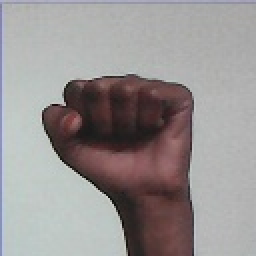
#> input picture ISLR Code Implementation/Sample Dataset/Testing Dataset/00.jpg, 128 x 128 px, given in place of the camera (shown 2 times larger)
$ python collect-data.py
#> lines starting #> are read from the running program, lines starting #| are printed output that depends on the picture; after the words box and inside, x2 and y2 are one past the last pixel; in counts of white or black regions, pixels touching at a corner belong together
import cv2
import numpy as np
import os
import string


# Create the directory structure
if not os.path.exists("myData"):
    os.makedirs("myData")
if not os.path.exists("myData/train"):
    os.makedirs("myData/train")
if not os.path.exists("myData/test"):
    os.makedirs("myData/test")

for i in range(1):
    if not os.path.exists("myData/train/" + str(i)):
        os.makedirs("myData/train/" + str(i))
    if not os.path.exists("myData/test/" + str(i)):
        os.makedirs("myData/test/" + str(i))


for i in string.ascii_uppercase + string.digits:
    if not os.path.exists("myData/train/" + i):
        os.makedirs("myData/train/" + i)
    if not os.path.exists("myData/test/" + i):
        os.makedirs("myData/test/" + i)


# Train or test
mode = "train"
directory = "myData/" + mode + "/"
minValue = 90

cap = cv2.VideoCapture(cv2.CAP_DSHOW)
cap.set(cv2.CAP_PROP_FRAME_WIDTH, 640)
cap.set(cv2.CAP_PROP_FRAME_HEIGHT, 480)
interrupt = -1

while True:
    _, frame = cap.read()
#> frame is the input picture: shape (128, 128, 3); mean B, G, R 146.9, 147.2, 152.2
    # Simulating mirror image
    frame = cv2.flip(frame, 1)

    # Getting count of existing images
    count = {
        "0": len(os.listdir(directory + "/0")),
        "1": len(os.listdir(directory + "/1")),
        "2": len(os.listdir(directory + "/2")),
        "3": len(os.listdir(directory + "/3")),
        "4": len(os.listdir(directory + "/4")),
        "5": len(os.listdir(directory + "/5")),
        "6": len(os.listdir(directory + "/6")),
        "7": len(os.listdir(directory + "/7")),
        "8": len(os.listdir(directory + "/8")),
        "9": len(os.listdir(directory + "/9")),
        "a": len(os.listdir(directory + "/A")),
        "b": len(os.listdir(directory + "/B")),
        "c": len(os.listdir(directory + "/C")),
        "d": len(os.listdir(directory + "/D")),
        "e": len(os.listdir(directory + "/E")),
        "f": len(os.listdir(directory + "/F")),
        "g": len(os.listdir(directory + "/G")),
        "h": len(os.listdir(directory + "/H")),
        "i": len(os.listdir(directory + "/I")),
        "j": len(os.listdir(directory + "/J")),
        "k": len(os.listdir(directory + "/K")),
        "l": len(os.listdir(directory + "/L")),
        "m": len(os.listdir(directory + "/M")),
        "n": len(os.listdir(directory + "/N")),
        "o": len(os.listdir(directory + "/O")),
        "p": len(os.listdir(directory + "/P")),
        "q": len(os.listdir(directory + "/Q")),
        "r": len(os.listdir(directory + "/R")),
        "s": len(os.listdir(directory + "/S")),
        "t": len(os.listdir(directory + "/T")),
        "u": len(os.listdir(directory + "/U")),
        "v": len(os.listdir(directory + "/V")),
        "w": len(os.listdir(directory + "/W")),
        "x": len(os.listdir(directory + "/X")),
        "y": len(os.listdir(directory + "/Y")),
        "z": len(os.listdir(directory + "/Z")),
    }

    # Printing the count in each set to the screen
    cv2.putText(
        frame,
        "0 : " + str(count["0"]),
        (10, 80),
        cv2.FONT_HERSHEY_PLAIN,
        1,
        (0, 255, 255),
        1,
    )
#> frame: shape (128, 128, 3); mean B, G, R 146.5, 147.5, 152.5
    cv2.putText(
        frame,
        "1 : " + str(count["1"]),
        (10, 90),
        cv2.FONT_HERSHEY_PLAIN,
        1,
        (0, 255, 255),
        1,
    )
#> frame: shape (128, 128, 3); mean B, G, R 146.1, 147.8, 152.8
    cv2.putText(
        frame,
        "2 : " + str(count["2"]),
        (10, 100),
        cv2.FONT_HERSHEY_PLAIN,
        1,
        (0, 255, 255),
        1,
    )
#> frame: shape (128, 128, 3); mean B, G, R 145.7, 148.2, 153.1
    cv2.putText(
        frame,
        "3 : " + str(count["3"]),
        (10, 110),
        cv2.FONT_HERSHEY_PLAIN,
        1,
        (0, 255, 255),
        1,
    )
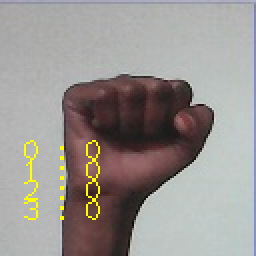
#> frame: shape (128, 128, 3) (shown 2 times larger); mean B, G, R 145.3, 148.7, 153.5
    cv2.putText(
        frame,
        "4 : " + str(count["4"]),
        (10, 120),
        cv2.FONT_HERSHEY_PLAIN,
        1,
        (0, 255, 255),
        1,
    )
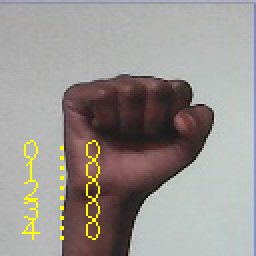
#> frame: shape (128, 128, 3) (shown 2 times larger); 0.32% of pixels changed, all inside (x1, y1, x2, y2) = (11, 110, 50, 120)
    cv2.putText(
        frame,
        "5 : " + str(count["5"]),
        (10, 130),
        cv2.FONT_HERSHEY_PLAIN,
        1,
        (0, 255, 255),
        1,
    )
    cv2.putText(
        frame,
        "6 : " + str(count["6"]),
        (10, 140),
        cv2.FONT_HERSHEY_PLAIN,
        1,
        (0, 255, 255),
        1,
    )
    cv2.putText(
        frame,
        "7 : " + str(count["7"]),
        (10, 150),
        cv2.FONT_HERSHEY_PLAIN,
        1,
        (0, 255, 255),
        1,
    )
    cv2.putText(
        frame,
        "8 : " + str(count["8"]),
        (10, 160),
        cv2.FONT_HERSHEY_PLAIN,
        1,
        (0, 255, 255),
        1,
    )
    cv2.putText(
        frame,
        "9 : " + str(count["9"]),
        (10, 170),
        cv2.FONT_HERSHEY_PLAIN,
        1,
        (0, 255, 255),
        1,
    )
    cv2.putText(
        frame,
        "a : " + str(count["a"]),
        (10, 180),
        cv2.FONT_HERSHEY_PLAIN,
        1,
        (0, 255, 255),
        1,
    )
    cv2.putText(
        frame,
        "b : " + str(count["b"]),
        (10, 190),
        cv2.FONT_HERSHEY_PLAIN,
        1,
        (0, 255, 255),
        1,
    )
    cv2.putText(
        frame,
        "c : " + str(count["c"]),
        (10, 200),
        cv2.FONT_HERSHEY_PLAIN,
        1,
        (0, 255, 255),
        1,
    )
    cv2.putText(
        frame,
        "d : " + str(count["d"]),
        (10, 210),
        cv2.FONT_HERSHEY_PLAIN,
        1,
        (0, 255, 255),
        1,
    )
    cv2.putText(
        frame,
        "e : " + str(count["e"]),
        (10, 220),
        cv2.FONT_HERSHEY_PLAIN,
        1,
        (0, 255, 255),
        1,
    )
    cv2.putText(
        frame,
        "f : " + str(count["f"]),
        (10, 230),
        cv2.FONT_HERSHEY_PLAIN,
        1,
        (0, 255, 255),
        1,
    )
    cv2.putText(
        frame,
        "g : " + str(count["g"]),
        (10, 240),
        cv2.FONT_HERSHEY_PLAIN,
        1,
        (0, 255, 255),
        1,
    )
    cv2.putText(
        frame,
        "h : " + str(count["h"]),
        (10, 250),
        cv2.FONT_HERSHEY_PLAIN,
        1,
        (0, 255, 255),
        1,
    )
    cv2.putText(
        frame,
        "i : " + str(count["i"]),
        (10, 260),
        cv2.FONT_HERSHEY_PLAIN,
        1,
        (0, 255, 255),
        1,
    )
    cv2.putText(
        frame,
        "j : " + str(count["j"]),
        (10, 270),
        cv2.FONT_HERSHEY_PLAIN,
        1,
        (0, 255, 255),
        1,
    )
    cv2.putText(
        frame,
        "k : " + str(count["k"]),
        (10, 280),
        cv2.FONT_HERSHEY_PLAIN,
        1,
        (0, 255, 255),
        1,
    )
    cv2.putText(
        frame,
        "l : " + str(count["l"]),
        (10, 290),
        cv2.FONT_HERSHEY_PLAIN,
        1,
        (0, 255, 255),
        1,
    )
    cv2.putText(
        frame,
        "m : " + str(count["m"]),
        (10, 300),
        cv2.FONT_HERSHEY_PLAIN,
        1,
        (0, 255, 255),
        1,
    )
    cv2.putText(
        frame,
        "n : " + str(count["n"]),
        (10, 310),
        cv2.FONT_HERSHEY_PLAIN,
        1,
        (0, 255, 255),
        1,
    )
    cv2.putText(
        frame,
        "o : " + str(count["o"]),
        (10, 320),
        cv2.FONT_HERSHEY_PLAIN,
        1,
        (0, 255, 255),
        1,
    )
    cv2.putText(
        frame,
        "p : " + str(count["p"]),
        (10, 330),
        cv2.FONT_HERSHEY_PLAIN,
        1,
        (0, 255, 255),
        1,
    )
    cv2.putText(
        frame,
        "q : " + str(count["q"]),
        (10, 340),
        cv2.FONT_HERSHEY_PLAIN,
        1,
        (0, 255, 255),
        1,
    )
    cv2.putText(
        frame,
        "r : " + str(count["r"]),
        (10, 350),
        cv2.FONT_HERSHEY_PLAIN,
        1,
        (0, 255, 255),
        1,
    )
    cv2.putText(
        frame,
        "s : " + str(count["s"]),
        (10, 360),
        cv2.FONT_HERSHEY_PLAIN,
        1,
        (0, 255, 255),
        1,
    )
    cv2.putText(
        frame,
        "t : " + str(count["t"]),
        (10, 370),
        cv2.FONT_HERSHEY_PLAIN,
        1,
        (0, 255, 255),
        1,
    )
    cv2.putText(
        frame,
        "u : " + str(count["u"]),
        (10, 380),
        cv2.FONT_HERSHEY_PLAIN,
        1,
        (0, 255, 255),
        1,
    )
    cv2.putText(
        frame,
        "v : " + str(count["v"]),
        (10, 390),
        cv2.FONT_HERSHEY_PLAIN,
        1,
        (0, 255, 255),
        1,
    )
    cv2.putText(
        frame,
        "w : " + str(count["w"]),
        (10, 400),
        cv2.FONT_HERSHEY_PLAIN,
        1,
        (0, 255, 255),
        1,
    )
    cv2.putText(
        frame,
        "x : " + str(count["x"]),
        (10, 410),
        cv2.FONT_HERSHEY_PLAIN,
        1,
        (0, 255, 255),
        1,
    )
    cv2.putText(
        frame,
        "y : " + str(count["y"]),
        (10, 420),
        cv2.FONT_HERSHEY_PLAIN,
        1,
        (0, 255, 255),
        1,
    )
    cv2.putText(
        frame,
        "z : " + str(count["z"]),
        (10, 430),
        cv2.FONT_HERSHEY_PLAIN,
        1,
        (0, 255, 255),
        1,
    )

    # Coordinates of the ROI
    x1 = int(0.5 * frame.shape[1])
#> x1 = 64
    y1 = 10
    x2 = frame.shape[1] - 10
#> x2 = 118
    y2 = int(0.5 * frame.shape[1])
#> y2 = 64

    # Drawing the ROI
    # The increment/decrement by 1 is to compensate for the bounding box
    cv2.rectangle(frame, (x1, y1 + 4), (x2, y2 + 2), (255, 0, 0), 1)
    # Extracting the ROI
    roi = frame[y1 : x1 + 1, y2 : x2 - 1]
    # roi = frame[10:410, 220:520]
    roi = cv2.resize(roi, (128, 128))
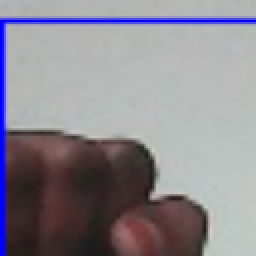
#> roi: shape (128, 128, 3) (shown 2 times larger); mean B, G, R 144.3, 136.6, 141

    cv2.imshow("Frame", frame)
    gray = cv2.cvtColor(roi, cv2.COLOR_BGR2GRAY)
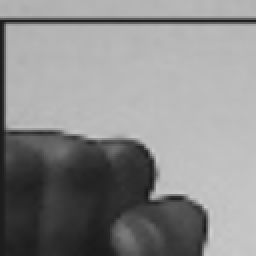
#> gray: shape (128, 128) (shown 2 times larger); min 22, max 208, mean 138.8

    blur = cv2.GaussianBlur(gray, (5, 5), 0)

    th3 = cv2.adaptiveThreshold(
         blur, 255, cv2.ADAPTIVE_THRESH_GAUSSIAN_C, cv2.THRESH_BINARY_INV, 11, 2)
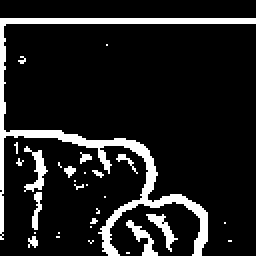
#> th3: shape (128, 128) (shown 2 times larger); 11.9% white; 30 white regions (21 under 20 px), largest, box (x1, y1, x2, y2) and area: (0, 9, 128, 128) 1444, (12, 73, 24, 96) 105, (63, 110, 79, 128) 94

    ret, test_image = cv2.threshold(
        blur, minValue, 255, cv2.THRESH_BINARY_INV + cv2.THRESH_OTSU
    )
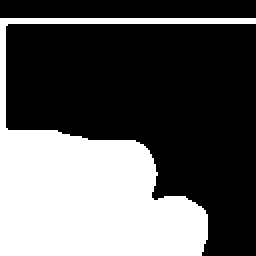
#> test_image: shape (128, 128) (shown 2 times larger); 36.1% white; 1 white region, box (x1, y1, x2, y2) and area: (0, 9, 128, 128) 5907
#> ret = 121

    test_image = cv2.resize(test_image, (310, 310))
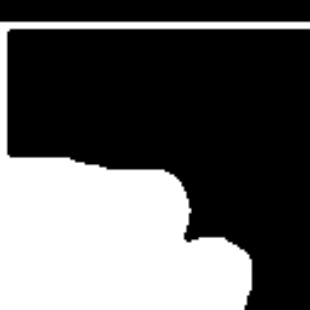
#> test_image: shape (310, 310); min 0, max 255, mean 91.9
    cv2.imshow("test", test_image)

    interrupt = cv2.waitKey(10)
#> (key e is pressed here)
    if interrupt & 0xFF == 27:  # esc key
        break
    if interrupt & 0xFF == ord("0"):
        cv2.imwrite(directory + "0/" + "0" + str(count["0"]) + ".jpg", roi)
    if interrupt & 0xFF == ord("1"):
        cv2.imwrite(directory + "1/" + "1" + str(count["1"]) + ".jpg", roi)
    if interrupt & 0xFF == ord("2"):
        cv2.imwrite(directory + "2/" + "2" + str(count["2"]) + ".jpg", roi)
    if interrupt & 0xFF == ord("3"):
        cv2.imwrite(directory + "3/" + "3" + str(count["3"]) + ".jpg", roi)
    if interrupt & 0xFF == ord("4"):
        cv2.imwrite(directory + "4/" + "4" + str(count["4"]) + ".jpg", roi)
    if interrupt & 0xFF == ord("5"):
        cv2.imwrite(directory + "5/" + "5" + str(count["5"]) + ".jpg", roi)
    if interrupt & 0xFF == ord("6"):
        cv2.imwrite(directory + "6/" + "6" + str(count["6"]) + ".jpg", roi)
    if interrupt & 0xFF == ord("7"):
        cv2.imwrite(directory + "7/" + "7" + str(count["7"]) + ".jpg", roi)
    if interrupt & 0xFF == ord("8"):
        cv2.imwrite(directory + "8/" + "8" + str(count["8"]) + ".jpg", roi)
    if interrupt & 0xFF == ord("9"):
        cv2.imwrite(directory + "9/" + "9" + str(count["9"]) + ".jpg", roi)
    if interrupt & 0xFF == ord("a"):
        cv2.imwrite(directory + "A/" + "A" + str(count["a"]) + ".jpg", roi)
    if interrupt & 0xFF == ord("b"):
        cv2.imwrite(directory + "B/" + "B" + str(count["b"]) + ".jpg", roi)
    if interrupt & 0xFF == ord("c"):
        cv2.imwrite(directory + "C/" + "C" + str(count["c"]) + ".jpg", roi)
    if interrupt & 0xFF == ord("d"):
        cv2.imwrite(directory + "D/" + "D" + str(count["d"]) + ".jpg", roi)
    if interrupt & 0xFF == ord("e"):
        cv2.imwrite(directory + "E/" + "E" + str(count["e"]) + ".jpg", roi)
    if interrupt & 0xFF == ord("f"):
        cv2.imwrite(directory + "F/" + "F" + str(count["f"]) + ".jpg", roi)
    if interrupt & 0xFF == ord("g"):
        cv2.imwrite(directory + "G/" + "G" + str(count["g"]) + ".jpg", roi)
    if interrupt & 0xFF == ord("h"):
        cv2.imwrite(directory + "H/" + "H" + str(count["h"]) + ".jpg", roi)
    if interrupt & 0xFF == ord("i"):
        cv2.imwrite(directory + "I/" + "I" + str(count["i"]) + ".jpg", roi)
    if interrupt & 0xFF == ord("j"):
        cv2.imwrite(directory + "J/" + "J" + str(count["j"]) + ".jpg", roi)
    if interrupt & 0xFF == ord("k"):
        cv2.imwrite(directory + "K/" + "K" + str(count["k"]) + ".jpg", roi)
    if interrupt & 0xFF == ord("l"):
        cv2.imwrite(directory + "L/" + "L" + str(count["l"]) + ".jpg", roi)
    if interrupt & 0xFF == ord("m"):
        cv2.imwrite(directory + "M/" + "M" + str(count["m"]) + ".jpg", roi)
    if interrupt & 0xFF == ord("n"):
        cv2.imwrite(directory + "N/" + "N" + str(count["n"]) + ".jpg", roi)
    if interrupt & 0xFF == ord("o"):
        cv2.imwrite(directory + "O/" + "O" + str(count["o"]) + ".jpg", roi)
    if interrupt & 0xFF == ord("p"):
        cv2.imwrite(directory + "P/" + "P" + str(count["p"]) + ".jpg", roi)
    if interrupt & 0xFF == ord("q"):
        cv2.imwrite(directory + "Q/" + "Q" + str(count["q"]) + ".jpg", roi)
    if interrupt & 0xFF == ord("r"):
        cv2.imwrite(directory + "R/" + "R" + str(count["r"]) + ".jpg", roi)
    if interrupt & 0xFF == ord("s"):
        cv2.imwrite(directory + "S/" + "S" + str(count["s"]) + ".jpg", roi)
    if interrupt & 0xFF == ord("t"):
        cv2.imwrite(directory + "T/" + "T" + str(count["t"]) + ".jpg", roi)
    if interrupt & 0xFF == ord("u"):
        cv2.imwrite(directory + "U/" + "U" + str(count["u"]) + ".jpg", roi)
    if interrupt & 0xFF == ord("v"):
        cv2.imwrite(directory + "V/" + "V" + str(count["v"]) + ".jpg", roi)
    if interrupt & 0xFF == ord("w"):
        cv2.imwrite(directory + "W/" + "W" + str(count["w"]) + ".jpg", roi)
    if interrupt & 0xFF == ord("x"):
        cv2.imwrite(directory + "X/" + "X" + str(count["x"]) + ".jpg", roi)
    if interrupt & 0xFF == ord("y"):
        cv2.imwrite(directory + "Y/" + "Y" + str(count["y"]) + ".jpg", roi)
    if interrupt & 0xFF == ord("z"):
        cv2.imwrite(directory + "Z/" + "Z" + str(count["z"]) + ".jpg", roi)

cap.release()
cv2.destroyAllWindows()

$ run again, on ISLR Code Implementation/Sample Dataset/Testing Dataset/10.jpg
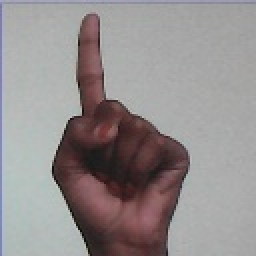
#> input picture ISLR Code Implementation/Sample Dataset/Testing Dataset/10.jpg, 128 x 128 px, given in place of the camera (shown 2 times larger)
#> frame is the input picture: shape (128, 128, 3); mean B, G, R 142.8, 142.5, 148.5
#> `th3 = cv2.adaptiveThreshold( blur, 255, cv2.ADAPTIVE_THRESH_GAUSSIAN_C..`:
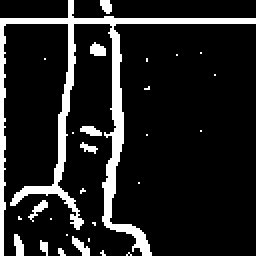
#> th3: shape (128, 128) (shown 2 times larger); 13% white; 28 white regions (19 under 20 px), largest, box (x1, y1, x2, y2) and area: (0, 0, 128, 128) 1795, (36, 118, 45, 128) 43, (45, 21, 53, 28) 42
#> ret = 126
#> `test_image = cv2.resize(test_image, (310, 310))`:
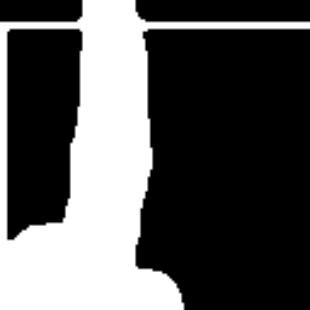
#> test_image: shape (310, 310); min 0, max 255, mean 85.5

$ run again, on ISLR Code Implementation/Sample Dataset/Testing Dataset/20.jpg
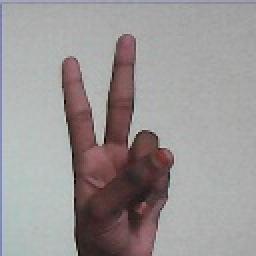
#> input picture ISLR Code Implementation/Sample Dataset/Testing Dataset/20.jpg, 128 x 128 px, given in place of the camera (shown 2 times larger)
#> frame is the input picture: shape (128, 128, 3); mean B, G, R 150.7, 150.7, 155.3
#> `th3 = cv2.adaptiveThreshold( blur, 255, cv2.ADAPTIVE_THRESH_GAUSSIAN_C..`:
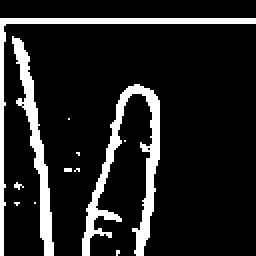
#> th3: shape (128, 128) (shown 2 times larger); 13.1% white; 12 white regions (9 under 20 px), largest, box (x1, y1, x2, y2) and area: (41, 42, 80, 128) 892, (0, 9, 128, 128) 628, (6, 18, 27, 128) 582
#> ret = 131
#> `test_image = cv2.resize(test_image, (310, 310))`:
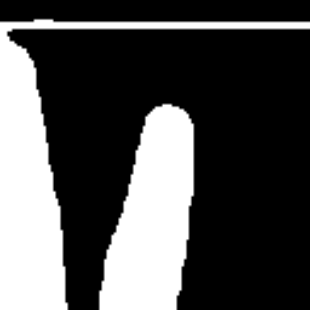
#> test_image: shape (310, 310); min 0, max 255, mean 78.5
